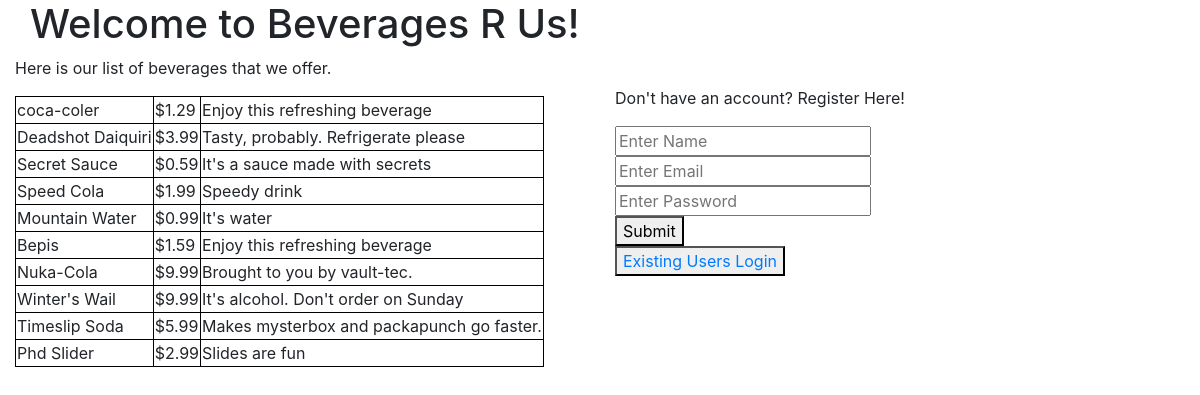
The page / on the database its author committed.
### tables this page shows
CREATE TABLE `items` (
  `itemId` int(10) NOT NULL,
  `itemName` varchar(128) NOT NULL,
  `itemPrice` float NOT NULL,
  `itemDescription` varchar(1000) NOT NULL,
  `amount` int(10) DEFAULT NULL
);

### index.php (the view, shortened to what this page needs)
<!doctype html>
<html>
<head>
</head>
 <link href="css/bootstrap.min.css" rel="stylesheet">
<link rel="stylesheet" href="css/style.css">
<body>
<div class="container-fluid">
<div class="header col-12">
<h1>Welcome to Beverages R Us!</h1>
</div>
<div class="row">
<div class="mainlist col-6">
<p>Here is our list of beverages that we offer.</p>
<?php
$servername = "localhost";
$username = "root";
$password = "";
$myDB = "webstore";
try {
$conn = new mysqli($servername, $username, $password, $myDB);
$sql = "SELECT * FROM items";
$result = $conn->query($sql);
	echo("<table class=\"items\">");
if ($result->num_rows > 0) {
    while($row = $result->fetch_assoc()) {
		echo("<tr>");
        echo " <td>" . $row["itemName"]. "</td><td>$" . $row["itemPrice"]. "</td> <td>" . $row["itemDescription"]. "</td>";
		echo("</tr>");
	}
	echo("</table>");
} else {
    echo "0 results";
}
}catch(PDOException $e){
    echo "Connection failed: " . $e->getMessage();
    }
?>
</div>
<div class="registration col-4">
<p>Don't have an account? Register Here!</p>
<form id="register" action="insert.php" method="POST">
			<input  name="Name" type="text" placeholder="Enter Name"><br>
			<input  name="Email" type="text" placeholder="Enter Email"><br>
			<input  name="Password" type="password" placeholder="Enter Password"><br>
			<button type="sumbit">Submit</button>
		</form>
		<button class="button"><a href="login.php">Existing Users Login</a></button>
</div>
</div>
</div>
</body>
</html>

### css/style.css (style rules this page uses)
table,tr,td,th { border: 1px solid black; }
.registration { margin-top: 30px; }

### rows shown on the page
items: itemName "coca-coler", itemPrice "1.29", itemDescription "Enjoy this refreshing beverage"
items: itemName "Deadshot Daiquiri", itemPrice "3.99", itemDescription "Tasty, probably. Refrigerate please"
items: itemName "Secret Sauce", itemPrice "0.59", itemDescription "It's a sauce made with secrets"
items: itemName "Speed Cola", itemPrice "1.99", itemDescription "Speedy drink"
items: itemName "Mountain Water", itemPrice "0.99", itemDescription "It's water"
items: itemName "Bepis", itemPrice "1.59", itemDescription "Enjoy this refreshing beverage"
items: itemName "Nuka-Cola", itemPrice "9.99", itemDescription "Brought to you by vault-tec."
items: itemName "Winter's Wail", itemPrice "9.99", itemDescription "It's alcohol. Don't order on Sunday"
items: itemName "Timeslip Soda", itemPrice "5.99", itemDescription "Makes mysterbox and packapunch go faster."
items: itemName "Phd Slider", itemPrice "2.99", itemDescription "Slides are fun"
